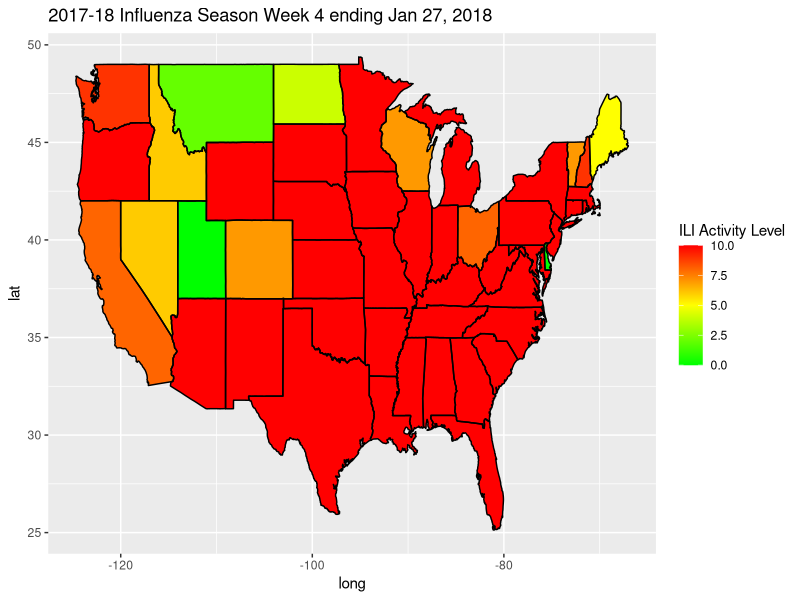

Reproduce this figure in R.
# Plot the 5th graph. : HeatMap
hm<- read.csv("./StateDatabyWeekforMap_2017-18week3-4.csv", header= TRUE)

hm$region <- tolower(hm$STATENAME)

library(ggplot2)
library(maps)
state<-map_data("state")

hm$coln<- paste(hm$ACTIVITY.LEVEL.LABEL,hm$ACTIVITY.LEVEL, sep=" ")

library(stringr)
b<-str_split_fixed(hm$ACTIVITY.LEVEL, " ", 2)
hm$count<-as.numeric(b[,2])
sim_data_geo <- merge(state, hm, by="region",all.x=T)

my_palette <- colorRampPalette(c("green", "yellow", "red"))(n = 299)


print(ggplot(sim_data_geo, aes(x=long,y=lat,group=group))+
          geom_polygon(aes(fill=sim_data_geo$count))+
          geom_path()+ 
          ggtitle("2017-18 Influenza Season Week 4 ending Jan 27, 2018") +
          scale_fill_gradientn(colours=my_palette,na.value="transparent",name="ILI Activity Level"))

        

